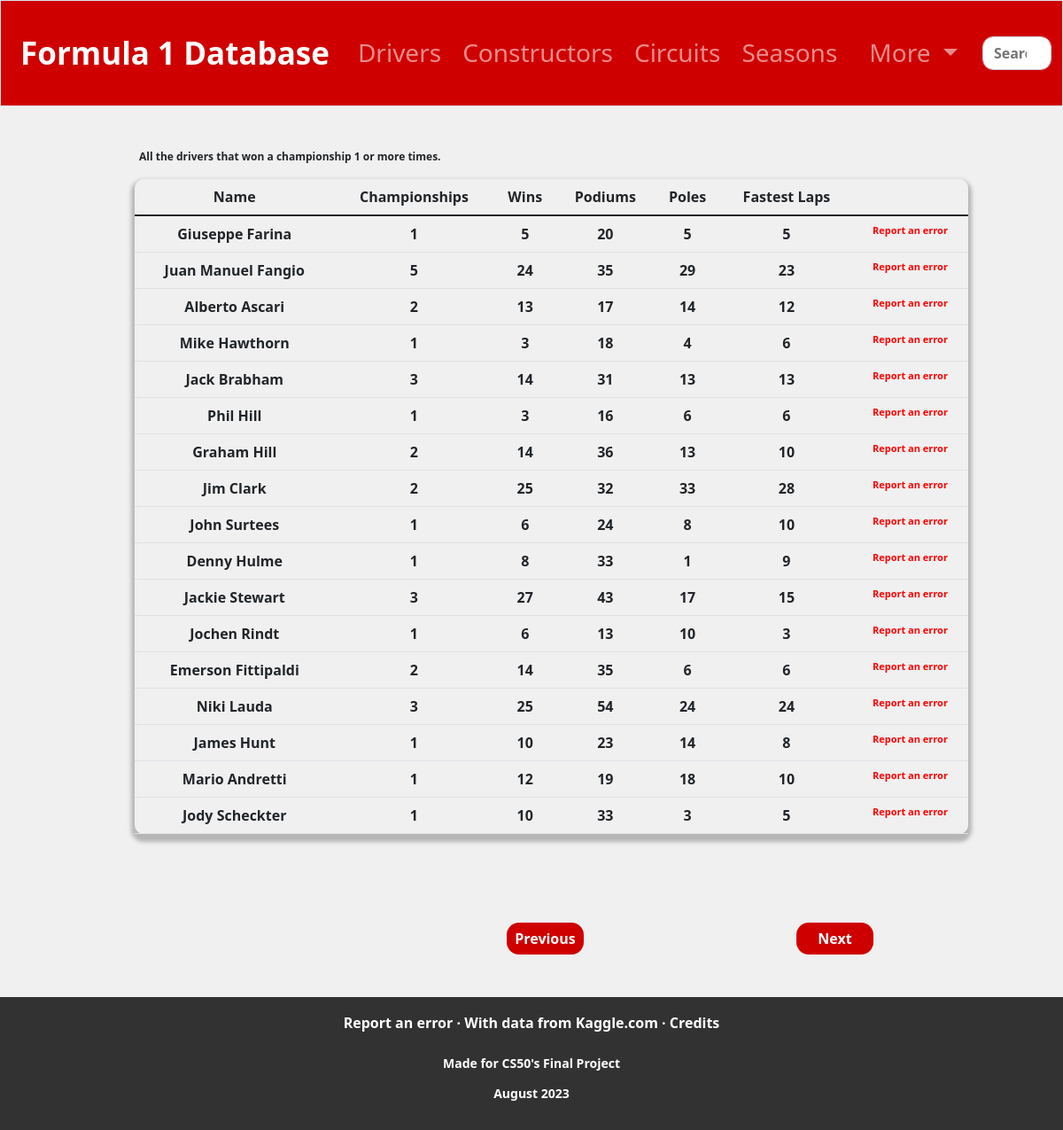
The app's page /hall-of-fame/drivers with its own data.
### tables this page shows
CREATE TABLE drivers_hof(
   driver        TEXT NOT NULL PRIMARY KEY
  ,championships INTEGER  NOT NULL
  ,wins          INTEGER  NOT NULL
  ,poles         INTEGER  NOT NULL
  ,podiums       INTEGER  NOT NULL
  ,fastest_laps  INTEGER  NOT NULL
);

### app.py (the view)
@app.route("/hall-of-fame/drivers", methods=["GET", "POST"])
def hof_drivers():
    drivers = db.execute("SELECT * FROM drivers_hof")
    return render_template("hof-drivers.html", drivers=drivers)

### templates/hof-drivers.html (shortened to what this page needs)
{% extends "layout.html" %}
{% block main %}
    <p class="small-text">All the drivers that won a championship 1 or more times.</p>
    <table class="table table-hover" id="table" data-toggle="table">
        <thead>
            <tr>
                <th data-field="name" data-sortable="true" id="name-toggle">Name</th>
                <th data-field="championships" data-sortable="true" id="championships-toggle">Championships</th>
                <th data-field="wins" data-sortable="true" id="wins-toggle">Wins</th>
                <th data-field="podiums" data-sortable="true" id="podiums-toggle">Podiums</th>
                <th data-field="poles" data-sortable="true" id="poles-toggle">Poles</th>
                <th data-field="fastest-laps" data-sortable="true" id="fastest-laps-toggle">Fastest Laps</th>
                <th></th>
            </tr>
        </thead>
        <tbody>
            {% for driver in drivers %}
            <tr>
                <td id="name">{{ driver["driver"] }}</td>
                <td id="championships">{{ driver["championships"] }}</td>
                <td id="wins">{{ driver["wins"] }}</td>
                <td id="podiums">{{ driver["podiums"] }}</td>
                <td id="poles">{{ driver["poles"]}}</td>
                <td id="fastest-laps">{{ driver["fastest_laps"] }}</td>
                <td id="report">Report an error</td>
            </tr>
            {% endfor %}
        </tbody>
    </table>
    <div class="page-buttons">
        <button class="page-button">Previous</button>
        <button class="page-button" id="next">Next</button>
    </div>
    <link href="https://cdn.jsdelivr.net/npm/bootstrap-table@1.18.3/dist/bootstrap-table.min.css" rel="stylesheet">
{% endblock %}

### templates/layout.html (shortened to what this page needs)
<!DOCTYPE html>
<html lang="en">
    <head>
        <link href="https://cdn.jsdelivr.net/npm/bootstrap@5.1.3/dist/css/bootstrap.min.css" rel="stylesheet">
        <link rel="stylesheet" href="https://cdnjs.cloudflare.com/ajax/libs/font-awesome/6.0.0-beta3/css/all.min.css">
        <link href="/static/styles.css" rel="stylesheet">
    </head>
    <body>
        <nav class="border navbar navbar-expand-md navbar-dark" style="background-color: #cf0000; height: 120px">
            <div class="container-fluid">
                <a class="navbar-brand" href="/"><span class="navbar-title">Formula 1 Database</span></a>
                <div class="collapse navbar-collapse" id="navbar">
                    <ul class="navbar-nav me-auto mt-2">
                        <li class="nav-item"><a class="nav-link" href="/drivers">Drivers</a></li>
                        <li class="nav-item"><a class="nav-link" href="/constructors">Constructors</a></li>
                        <li class="nav-item"><a class="nav-link" href="/circuits">Circuits</a></li>
                        <li class="nav-item"><a class="nav-link" href="/seasons">Seasons</a></li>
                        <li class="nav-item dropdown" id="dropdown">
                            <a class="nav-link dropdown-toggle" href="#" id="navbarDropdown" role="button" data-bs-toggle="dropdown" aria-expanded="false">
                                More
                            </a>
                        </li>
                    </ul>
                    <form action="/search" method="post">
                        <input class="search-bar" autocomplete="off" name="search" type="search" placeholder="Search">
                    </form>
                </div>
            </div>
        </nav>
        {% block body %}
        <main class="container-fluid py-5 text-center">
            {% block main %}{% endblock %}
        </main>
        {% endblock %}
        <footer>
            <div class="footers">
                <h5><a class="footer-link" href="/report">Report an error</a><b> &#183; </b>With data from <a class="footer-link" href="https://www.kaggle.com/datasets/rohanrao/formula-1-world-championship-1950-2020">Kaggle.com</a><b> &#183; </b><a class="footer-link" href="/credits">Credits</a></h6>
                <h6 class="footer-footer">Made for <a class="footer-link" href="https://cs50.harvard.edu/x/2023/">CS50</a>'s Final Project
                <br><br>August 2023<br></h6>
            </div>
        </footer>
    </body>
</html>

### static/styles.css (style rules this page uses)
html { scroll-behavior: auto; }
body { background-color: #f0f0f0; margin: 0; }
main { background-color: #f0f0f0; }
footer { background-color: rgb(50,50,50); height: auto; vertical-align: bottom; }
.footers { text-align: center; }
.footers h6, .footers h5 { color: white; font-weight: bold; padding-top: 20px; }
.footers h5 { font-size: 16px; }
.footers h6 { font-size: 14px; }
.footer-link { color: white; text-decoration: none; }
nav .navbar-brand { font-size: xx-large; }
.navbar-title { color: white; font-weight: bold; font-size: 35px; text-decoration: none; text-align: bottom; margin-left: 10px; margin-top: 10px; padding-top: 5px; padding-bottom: 5px; }
.nav-item, #dropdown { font-size: 28px; padding-bottom: 10px; margin-left: 8px; }
#dropdown { font-weight: 400; margin: 0; }
.search-bar { display: block; width: 100%; padding: 0.375rem 0.75rem; font-size: 1rem; font-weight: bold; line-height: 1.5; color: #212529; background-color: #fff; background-clip: padding-box; border: 1px solid #ced4da; appearance: none; border-radius: 0.75rem; transition: border-color .15s ease-in-out,box-shadow .15s ease-in-out; }
#table { margin-left: 140px; margin-right: 50px; margin-bottom: 100px; padding-bottom: 5000px; width: 80%; text-align: center; box-shadow: 0 5px 4px 4px rgba(50,50,50,0.3); border-radius: 10px; }
td { font-weight: bold; }
.page-buttons { display: flex; gap: 30vh; margin-left: 70vh; margin-top: 30px; }
.page-button { color: white; background-color: #cf0000; font-weight: bold; font-size: 16px; border: none; border-radius: 14px; width: 87px; height: 36px; padding-left: 8px; padding-right: 8px; }
.dropdown { font-weight: bold; font-size: 18px; padding-top: 0; padding-bottom: 0; padding-left: 20px; padding-right: 20px; margin-left: 125px; margin-bottom: 2px; }
.small-text { font-size: 12px; font-weight: bold; text-align: left; margin-left: 145px; }
#report { color: red; font-size: 11px; text-decoration: none; transition: text-decoration 0.7s; }

### records on screen
drivers_hof: driver "Giuseppe Farina", championships "1", wins "5", podiums "20", poles "5", fastest_laps "5"
drivers_hof: driver "Juan Manuel Fangio", championships "5", wins "24", podiums "35", poles "29", fastest_laps "23"
drivers_hof: driver "Alberto Ascari", championships "2", wins "13", podiums "17", poles "14", fastest_laps "12"
drivers_hof: driver "Mike Hawthorn", championships "1", wins "3", podiums "18", poles "4", fastest_laps "6"
drivers_hof: driver "Jack Brabham", championships "3", wins "14", podiums "31", poles "13", fastest_laps "13"
drivers_hof: driver "Phil Hill", championships "1", wins "3", podiums "16", poles "6", fastest_laps "6"
drivers_hof: driver "Graham Hill", championships "2", wins "14", podiums "36", poles "13", fastest_laps "10"
drivers_hof: driver "Jim Clark", championships "2", wins "25", podiums "32", poles "33", fastest_laps "28"
drivers_hof: driver "John Surtees", championships "1", wins "6", podiums "24", poles "8", fastest_laps "10"
drivers_hof: driver "Denny Hulme", championships "1", wins "8", podiums "33", poles "1", fastest_laps "9"
drivers_hof: driver "Jackie Stewart", championships "3", wins "27", podiums "43", poles "17", fastest_laps "15"
drivers_hof: driver "Jochen Rindt", championships "1", wins "6", podiums "13", poles "10", fastest_laps "3"
drivers_hof: driver "Emerson Fittipaldi", championships "2", wins "14", podiums "35", poles "6", fastest_laps "6"
drivers_hof: driver "Niki Lauda", championships "3", wins "25", podiums "54", poles "24", fastest_laps "24"
drivers_hof: driver "James Hunt", championships "1", wins "10", podiums "23", poles "14", fastest_laps "8"
drivers_hof: driver "Mario Andretti", championships "1", wins "12", podiums "19", poles "18", fastest_laps "10"
drivers_hof: driver "Jody Scheckter", championships "1", wins "10", podiums "33", poles "3", fastest_laps "5"
